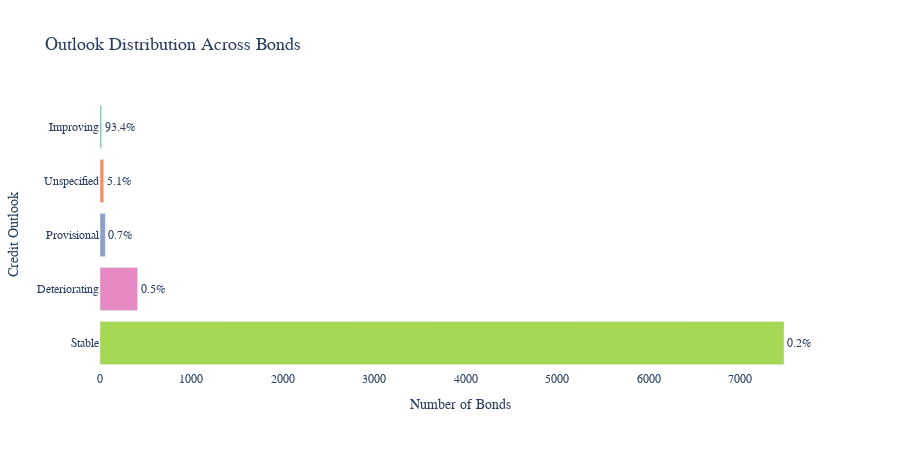

The code cell stored with this chart in its notebook:
### Code cell
import plotly.express as px

def analyze_outlook_distribution(portfolio_data):
    """
    Analyzes and plots the distribution of credit outlooks across all bonds (rows).
    
    Args:
        portfolio_data (pd.DataFrame): Must contain 'Outlook' column.
    """
    # Clean up outlook column
    portfolio_data['Outlook'] = (
        portfolio_data['Outlook']
        .fillna('Unspecified')
        .astype(str)
        .str.strip()
        .str.title()
    )

    # Count each outlook
    outlook_counts = (
        portfolio_data['Outlook']
        .value_counts()
        .reset_index()
        .rename(columns={'index': 'Outlook', 'Outlook': 'Bond_Count'})
    )

    # Calculate percentages
    total_bonds = outlook_counts['count'].sum()
    outlook_counts['Percentage'] = (100 * outlook_counts['count'] / total_bonds).round(1)

    # Plot
    fig = px.bar(
        outlook_counts.sort_values('count', ascending=True),
        x='count',
        y='Bond_Count',
        orientation='h',
        text=outlook_counts['Percentage'].apply(lambda x: f"{x}%"),
        color='Bond_Count',
        color_discrete_sequence=px.colors.qualitative.Set2,
        title='Outlook Distribution Across Bonds'
    )

    fig.update_traces(textposition='outside', textfont_size=12)
    fig.update_layout(
        width=900,
        height=450,
        xaxis_title='Number of Bonds',
        yaxis_title='Credit Outlook',
        showlegend=True,
        font=dict(family='Segoe UI', size=12),
        title_font_size=18,
        plot_bgcolor='white'
    )

    fig.show()
analyze_outlook_distribution(portfolio_data)

### Figure 1 — Plotly figure (JSON) as saved in the notebook; plotly's stock layout.template omitted (floating-point values rounded to 4 significant figures)
{"data": [{"hovertemplate": "Bond_Count=%{y}<br>count=%{x}<br>text=%{text}<extra></extra>", "legendgroup": "Improving", "marker": {"color": "rgb(102,194,165)", "pattern": {"shape": ""}}, "name": "Improving", "orientation": "h", "showlegend": true, "text": ["93.4%"], "textfont": {"size": 12}, "textposition": "outside", "type": "bar", "x": [17], "xaxis": "x", "y": ["Improving"], "yaxis": "y"}, {"hovertemplate": "Bond_Count=%{y}<br>count=%{x}<br>text=%{text}<extra></extra>", "legendgroup": "Unspecified", "marker": {"color": "rgb(252,141,98)", "pattern": {"shape": ""}}, "name": "Unspecified", "orientation": "h", "showlegend": true, "text": ["5.1%"], "textfont": {"size": 12}, "textposition": "outside", "type": "bar", "x": [41], "xaxis": "x", "y": ["Unspecified"], "yaxis": "y"}, {"hovertemplate": "Bond_Count=%{y}<br>count=%{x}<br>text=%{text}<extra></extra>", "legendgroup": "Provisional", "marker": {"color": "rgb(141,160,203)", "pattern": {"shape": ""}}, "name": "Provisional", "orientation": "h", "showlegend": true, "text": ["0.7%"], "textfont": {"size": 12}, "textposition": "outside", "type": "bar", "x": [58], "xaxis": "x", "y": ["Provisional"], "yaxis": "y"}, {"hovertemplate": "Bond_Count=%{y}<br>count=%{x}<br>text=%{text}<extra></extra>", "legendgroup": "Deteriorating", "marker": {"color": "rgb(231,138,195)", "pattern": {"shape": ""}}, "name": "Deteriorating", "orientation": "h", "showlegend": true, "text": ["0.5%"], "textfont": {"size": 12}, "textposition": "outside", "type": "bar", "x": [411], "xaxis": "x", "y": ["Deteriorating"], "yaxis": "y"}, {"hovertemplate": "Bond_Count=%{y}<br>count=%{x}<br>text=%{text}<extra></extra>", "legendgroup": "Stable", "marker": {"color": "rgb(166,216,84)", "pattern": {"shape": ""}}, "name": "Stable", "orientation": "h", "showlegend": true, "text": ["0.2%"], "textfont": {"size": 12}, "textposition": "outside", "type": "bar", "x": [7478], "xaxis": "x", "y": ["Stable"], "yaxis": "y"}], "layout": {"barmode": "relative", "font": {"family": "Segoe UI", "size": 12}, "height": 450, "legend": {"title": {"text": "Bond_Count"}, "tracegroupgap": 0}, "plot_bgcolor": "white", "showlegend": false, "title": {"font": {"size": 18}, "text": "Outlook Distribution Across Bonds"}, "width": 900, "xaxis": {"anchor": "y", "autorange": true, "domain": [0, 1], "range": [0, 7872.0], "title": {"text": "Number of Bonds"}, "type": "linear"}, "yaxis": {"anchor": "x", "autorange": true, "categoryarray": ["Stable", "Deteriorating", "Provisional", "Unspecified", "Improving"], "categoryorder": "array", "domain": [0, 1], "range": [-0.5, 4.5], "title": {"text": "Credit Outlook"}, "type": "category"}}}
